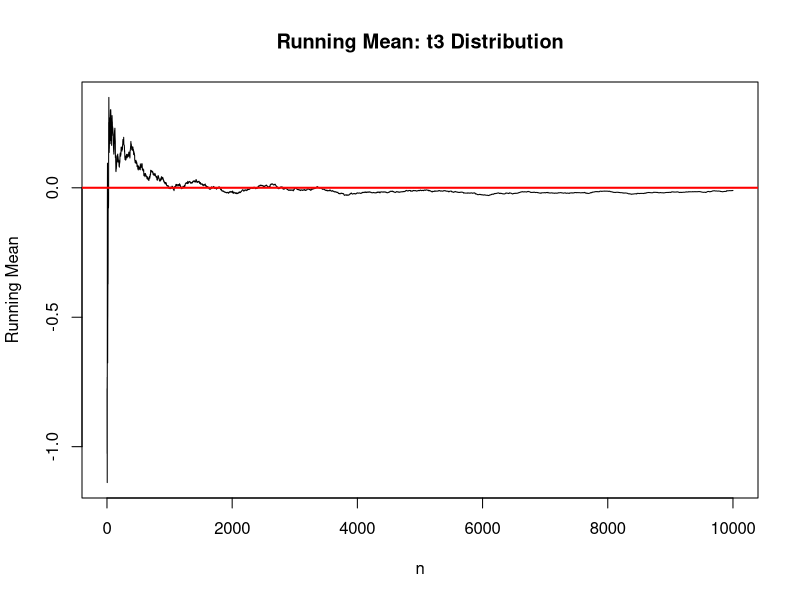
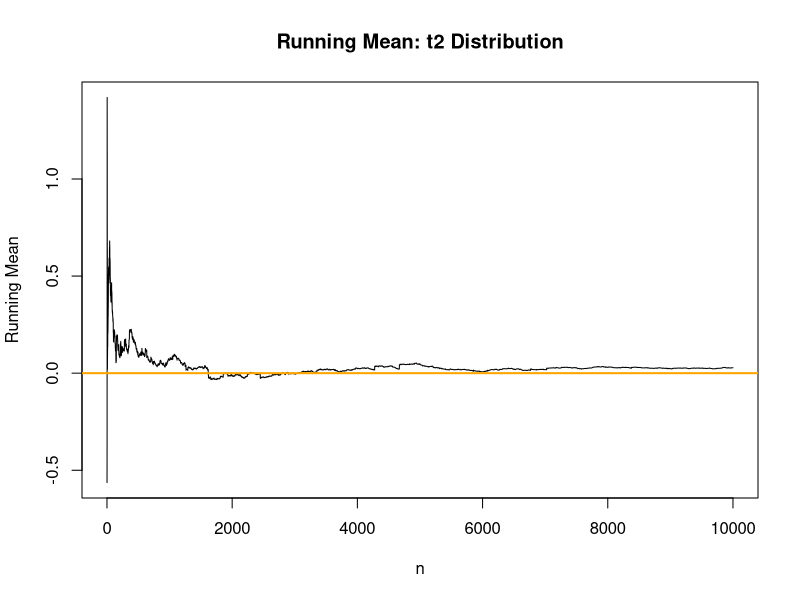
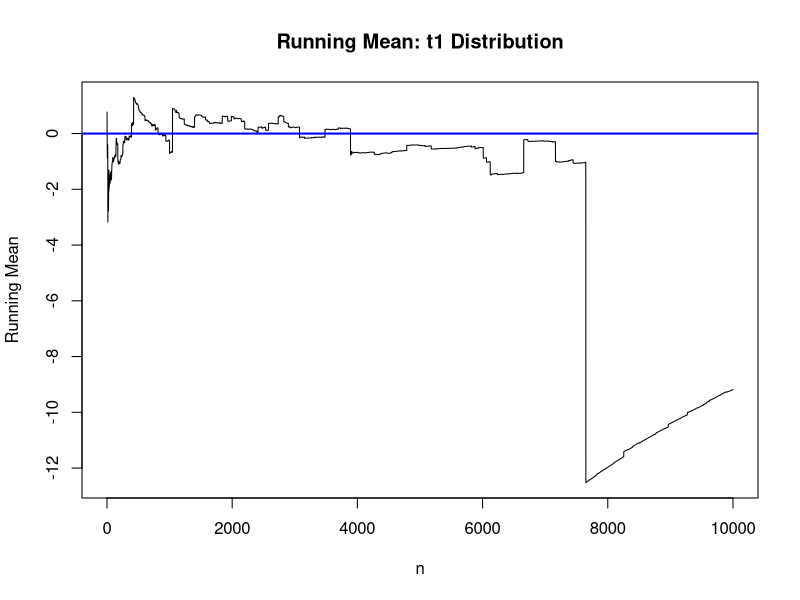
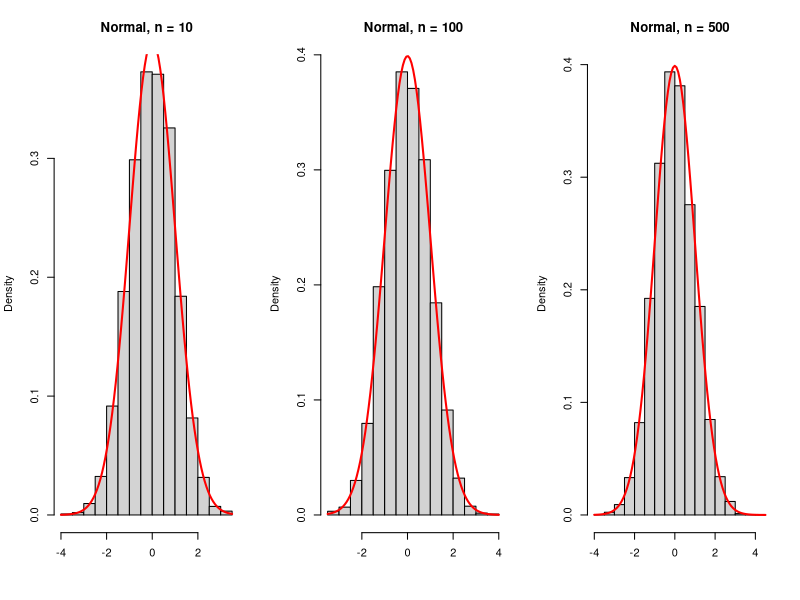
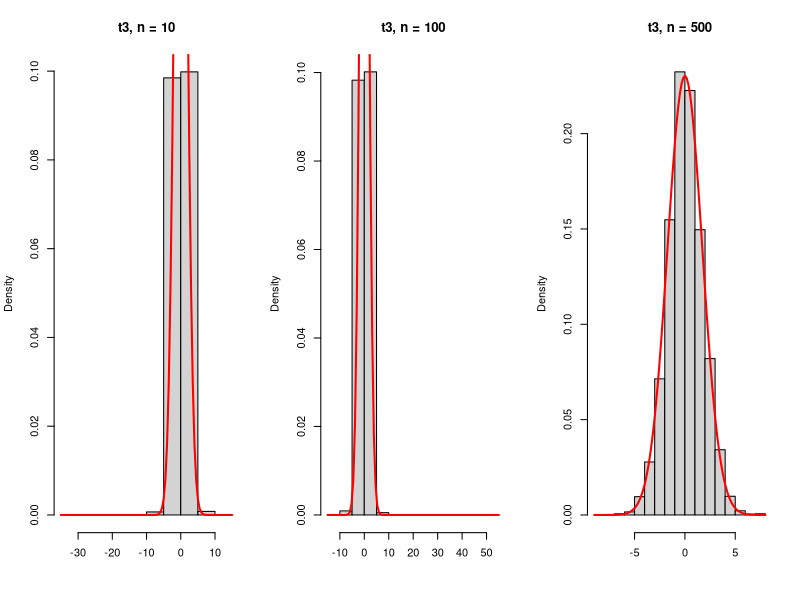
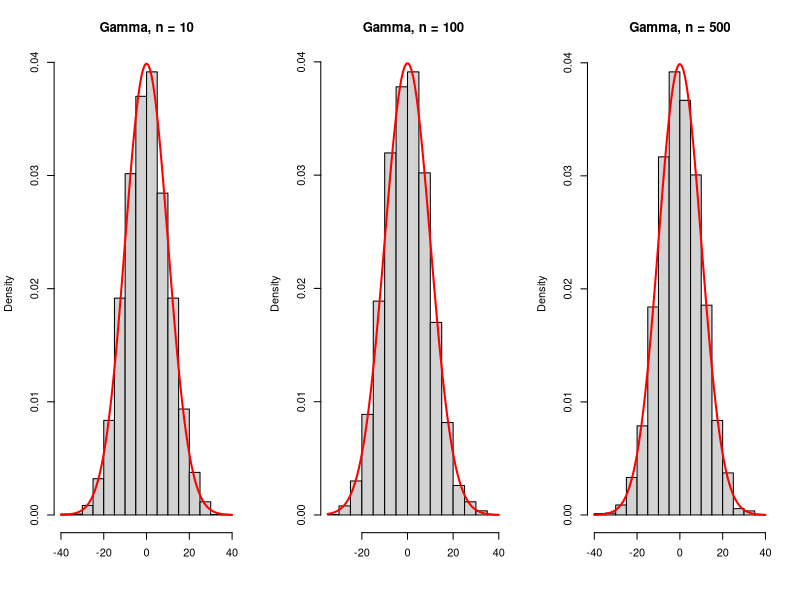
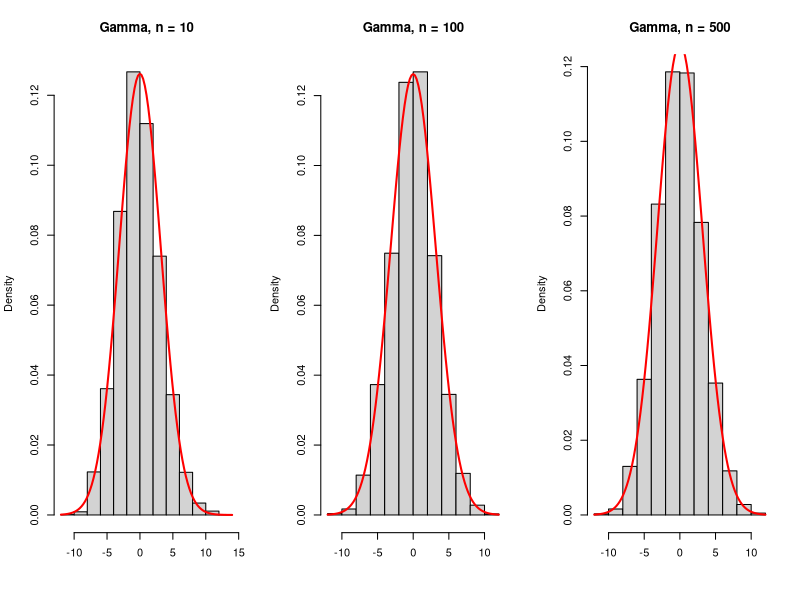
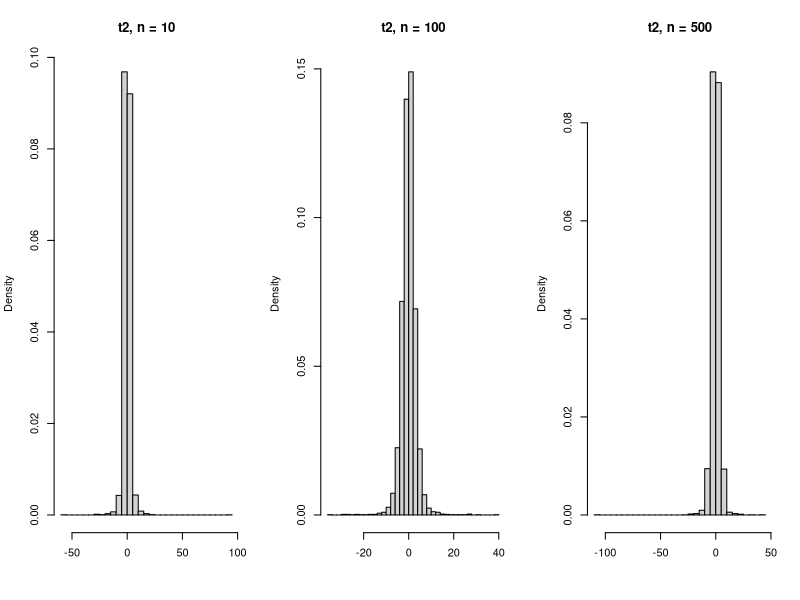

Source code (R) for these figures, in order:
#Q1...Law of Large Number

set.seed(123)

running_mean <- function(n, df) {
  x <- rt(n, df = df)   # generate one long sample
  cumsum(x) / seq_along(x)
}

n_values <- c(100, 500, 1000, 5000, 10000)
Nmax <- max(n_values)

#a. t3 distribution
rm_t3 <- running_mean(Nmax, 3)

plot(rm_t3, type="l",
     xlab="n",
     ylab="Running Mean",
     main="Running Mean: t3 Distribution")

abline(h = 0, col="red", lwd=2)


#b. t2 distribution
rm_t2 <- running_mean(Nmax, 2)

plot(rm_t2, type="l",
     xlab="n",
     ylab="Running Mean",
     main="Running Mean: t2 Distribution")

abline(h = 0, col="orange", lwd=2)


# c. t1 distribution
rm_t1 <- running_mean(Nmax, 1)

plot(rm_t1, type="l",
     xlab="n",
     ylab="Running Mean",
     main="Running Mean: t1 Distribution")

abline(h = 0, col="blue", lwd=2)


###Q2 
# sample size
n <- 50        
# number of replications
R <- 10000     

sample_means <- numeric(R)

for (r in 1:R) {
  x <- rnorm(n, mean = 0, sd = 1)
  sample_means[r] <- mean(x)
}

# Estimated mean and variance
mean_est <- mean(sample_means) #should be close to 0
var_est  <- var(sample_means)  # should be close to sigma^2/n

##Q3
set.seed(123)
R <- 5000
n_values <- c(10, 100, 500)
## N(0,1)

par(mfrow=c(1,3))

for (n in n_values) {
  
  Z <- numeric(R)
  
  for (r in 1:R) {
    x <- rnorm(n)
    Z[r] <- sqrt(n) * mean(x)
  }
  
  hist(Z, prob=TRUE,
       main=paste("Normal, n =", n),
       xlab="")
  
  curve(dnorm(x, 0, 1), col="red", lwd=2, add=TRUE)
}
 # t3

par(mfrow=c(1,3))

for (n in n_values) {
  
  Z <- numeric(R)
  
  for (r in 1:R) {
    x <- rt(n,3)
    Z[r] <- sqrt(n) * mean(x)
  }
  
  hist(Z, prob=TRUE, 
       main=paste("t3, n =", n),
       xlab="")
  
  curve(dnorm(x, 0, sqrt(3)), col="red", lwd=2, add=TRUE)
}
## Gamma
a <- 100
par(mfrow=c(1,3))

for (n in n_values) {
  
  Z <- numeric(R)
  
  for (r in 1:R) {
    x <- rgamma(n, shape=a, rate=1)
    Z[r] <- sqrt(n) * (mean(x) - a)
  }
  
  hist(Z, prob=TRUE, 
       main=paste("Gamma, n =", n),
       xlab="")
  
  curve(dnorm(x, 0, sqrt(a)),
        col="red", lwd=2, add=TRUE)
}

a <- 10
par(mfrow=c(1,3))

for (n in n_values) {
  
  Z <- numeric(R)
  
  for (r in 1:R) {
    x <- rgamma(n, shape=a, rate=1)
    Z[r] <- sqrt(n) * (mean(x) - a)
  }
  
  hist(Z, prob=TRUE, 
       main=paste("Gamma, n =", n),
       xlab="")
  
  curve(dnorm(x, 0, sqrt(a)),
        col="red", lwd=2, add=TRUE)
}

###t2--infinite variance
par(mfrow=c(1,3))

for (n in n_values) {
  
  Z <- numeric(R)
  
  for (r in 1:R) {
    x <- rt(n, df=2)
    Z[r] <- sqrt(n) * mean(x)
  }
  
  hist(Z, prob=TRUE, breaks=40,
       main=paste("t2, n =", n),
       xlab="")
  
}


###Q4
set.seed(123)

R <- 1000
n <- 10
mu <- 0

mse_mean <- numeric(R)
mse_median <- numeric(R)

for (r in 1:R) {
  x <- rt(n, df = 3)
  
  T1 <- mean(x)
  T2 <- median(x)
  
  mse_mean[r] <- (T1 - mu)^2
  mse_median[r] <- (T2 - mu)^2
}

cat("MSE of sample mean:", mean(mse_mean), "\n")
cat("MSE of sample median:", mean(mse_median), "\n")

##b
n_values <- c(10, 30, 50, 100)

for (n in n_values) {
  
  mse_mean <- numeric(R)
  mse_median <- numeric(R)
  
  for (r in 1:R) {
    x <- rt(n, df = 3)
    
    mse_mean[r] <- (mean(x))^2
    mse_median[r] <- (median(x))^2
  }
  
  cat("\nn =", n, "\n")
  cat("Mean MSE   :", mean(mse_mean), "\n")
  cat("Median MSE :", mean(mse_median), "\n")
}

##c.
for (n in n_values) {
  
  mse_mean <- numeric(R)
  mse_median <- numeric(R)
  
  for (r in 1:R) {
    x <- rnorm(n)
    
    mse_mean[r] <- (mean(x))^2
    mse_median[r] <- (median(x))^2
  }
  
  cat("\nn =", n, "(Normal)\n")
  cat("Mean MSE   :", mean(mse_mean), "\n")
  cat("Median MSE :", mean(mse_median), "\n")
}
